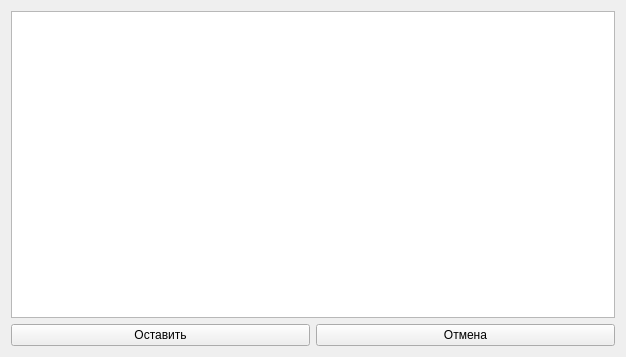
<?xml version="1.0" encoding="UTF-8"?>
<ui version="4.0">
 <class>NewCommentForm</class>
 <widget class="QWidget" name="NewCommentForm">
  <property name="geometry">
   <rect>
    <x>0</x>
    <y>0</y>
    <width>626</width>
    <height>357</height>
   </rect>
  </property>
  <property name="windowTitle">
   <string>Оставить отзыв.</string>
  </property>
  <layout class="QGridLayout" name="gridLayout">
   <item row="0" column="0" colspan="2">
    <widget class="QTextEdit" name="textEdit"/>
   </item>
   <item row="1" column="0">
    <widget class="QPushButton" name="CommentEnter">
     <property name="text">
      <string>Оставить</string>
     </property>
    </widget>
   </item>
   <item row="1" column="1">
    <widget class="QPushButton" name="CommentExit">
     <property name="text">
      <string>Отмена</string>
     </property>
    </widget>
   </item>
  </layout>
 </widget>
 <resources/>
 <connections/>
</ui>
